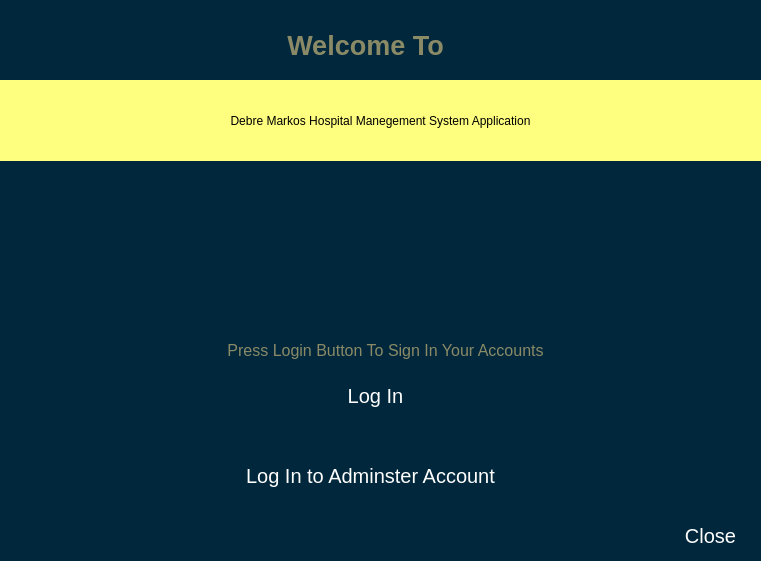
<?xml version="1.0" encoding="UTF-8"?>
<ui version="4.0">
 <class>WeLLC</class>
 <widget class="QMainWindow" name="WeLLC">
  <property name="geometry">
   <rect>
    <x>0</x>
    <y>0</y>
    <width>761</width>
    <height>561</height>
   </rect>
  </property>
  <property name="maximumSize">
   <size>
    <width>761</width>
    <height>561</height>
   </size>
  </property>
  <property name="windowTitle">
   <string>MainWindow</string>
  </property>
  <widget class="QWidget" name="Wells">
   <layout class="QHBoxLayout" name="horizontalLayout">
    <property name="spacing">
     <number>0</number>
    </property>
    <property name="leftMargin">
     <number>0</number>
    </property>
    <property name="topMargin">
     <number>0</number>
    </property>
    <property name="rightMargin">
     <number>0</number>
    </property>
    <property name="bottomMargin">
     <number>0</number>
    </property>
    <item>
     <widget class="QWidget" name="welcom" native="true">
      <property name="minimumSize">
       <size>
        <width>761</width>
        <height>555</height>
       </size>
      </property>
      <property name="maximumSize">
       <size>
        <width>761</width>
        <height>561</height>
       </size>
      </property>
      <property name="styleSheet">
       <string notr="true">
background-color: rgb(0, 39, 59);</string>
      </property>
      <widget class="QLabel" name="label_11">
       <property name="geometry">
        <rect>
         <x>270</x>
         <y>30</y>
         <width>191</width>
         <height>31</height>
        </rect>
       </property>
       <property name="font">
        <font>
         <pointsize>20</pointsize>
         <weight>75</weight>
         <bold>true</bold>
        </font>
       </property>
       <property name="styleSheet">
        <string notr="true">color: rgb(138, 138, 103);</string>
       </property>
       <property name="text">
        <string>Welcome To</string>
       </property>
       <property name="alignment">
        <set>Qt::AlignCenter</set>
       </property>
      </widget>
      <widget class="QLabel" name="label_12">
       <property name="geometry">
        <rect>
         <x>210</x>
         <y>330</y>
         <width>351</width>
         <height>41</height>
        </rect>
       </property>
       <property name="sizePolicy">
        <sizepolicy hsizetype="Expanding" vsizetype="Preferred">
         <horstretch>0</horstretch>
         <verstretch>0</verstretch>
        </sizepolicy>
       </property>
       <property name="font">
        <font>
         <pointsize>12</pointsize>
        </font>
       </property>
       <property name="styleSheet">
        <string notr="true">color: rgb(138, 138, 103);</string>
       </property>
       <property name="text">
        <string>Press Login Button To Sign In Your Accounts</string>
       </property>
       <property name="alignment">
        <set>Qt::AlignCenter</set>
       </property>
      </widget>
      <widget class="QPushButton" name="log_in">
       <property name="geometry">
        <rect>
         <x>270</x>
         <y>380</y>
         <width>211</width>
         <height>31</height>
        </rect>
       </property>
       <property name="font">
        <font>
         <pointsize>15</pointsize>
        </font>
       </property>
       <property name="styleSheet">
        <string notr="true">QPushButton{
	color: rgb(255, 255, 255);
	border-radius: 10px;
}

QPushButton:hover{
	
	background-color: rgb(92, 138, 138);
}</string>
       </property>
       <property name="text">
        <string>Log In</string>
       </property>
       <property name="icon">
        <iconset>
         <normaloff>:/icon1/icons/arrow-right-circle.svg</normaloff>:/icon1/icons/arrow-right-circle.svg</iconset>
       </property>
       <property name="iconSize">
        <size>
         <width>30</width>
         <height>30</height>
        </size>
       </property>
      </widget>
      <widget class="QPushButton" name="log_in_2">
       <property name="geometry">
        <rect>
         <x>200</x>
         <y>460</y>
         <width>341</width>
         <height>31</height>
        </rect>
       </property>
       <property name="font">
        <font>
         <pointsize>15</pointsize>
        </font>
       </property>
       <property name="styleSheet">
        <string notr="true">QPushButton{
	color: rgb(255, 255, 255);
	border-radius: 10px;
}

QPushButton:hover{
	
	background-color: rgb(92, 138, 138);
}</string>
       </property>
       <property name="text">
        <string>Log In to Adminster Account</string>
       </property>
       <property name="icon">
        <iconset>
         <normaloff>:/icon2/icon_white/user-plus.svg</normaloff>:/icon2/icon_white/user-plus.svg</iconset>
       </property>
       <property name="iconSize">
        <size>
         <width>30</width>
         <height>30</height>
        </size>
       </property>
      </widget>
      <widget class="QPushButton" name="log_in_3">
       <property name="geometry">
        <rect>
         <x>670</x>
         <y>520</y>
         <width>81</width>
         <height>31</height>
        </rect>
       </property>
       <property name="font">
        <font>
         <pointsize>15</pointsize>
        </font>
       </property>
       <property name="styleSheet">
        <string notr="true">QPushButton{
	color: rgb(255, 255, 255);
	border-radius: 10px;
}

QPushButton:hover{
	
	background-color: rgb(92, 138, 138);
}</string>
       </property>
       <property name="text">
        <string>Close</string>
       </property>
       <property name="iconSize">
        <size>
         <width>30</width>
         <height>30</height>
        </size>
       </property>
      </widget>
      <widget class="QWidget" name="widget" native="true">
       <property name="geometry">
        <rect>
         <x>0</x>
         <y>80</y>
         <width>761</width>
         <height>81</height>
        </rect>
       </property>
       <layout class="QHBoxLayout" name="horizontalLayout_2">
        <property name="spacing">
         <number>0</number>
        </property>
        <property name="leftMargin">
         <number>0</number>
        </property>
        <property name="topMargin">
         <number>0</number>
        </property>
        <property name="rightMargin">
         <number>0</number>
        </property>
        <property name="bottomMargin">
         <number>0</number>
        </property>
        <item>
         <widget class="QLabel" name="label_2">
          <property name="styleSheet">
           <string notr="true">color: rgb(0,0,0);
font: 75 16pt &quot;MS Shell Dlg 2&quot;;
background-color: rgb(255, 255, 127);</string>
          </property>
          <property name="text">
           <string>Debre Markos Hospital Manegement System Application</string>
          </property>
          <property name="alignment">
           <set>Qt::AlignCenter</set>
          </property>
         </widget>
        </item>
       </layout>
      </widget>
     </widget>
    </item>
   </layout>
  </widget>
 </widget>
 <resources>
  <include location="../../Documents/Firebase/eshe/eshe.qrc"/>
 </resources>
 <connections/>
</ui>
